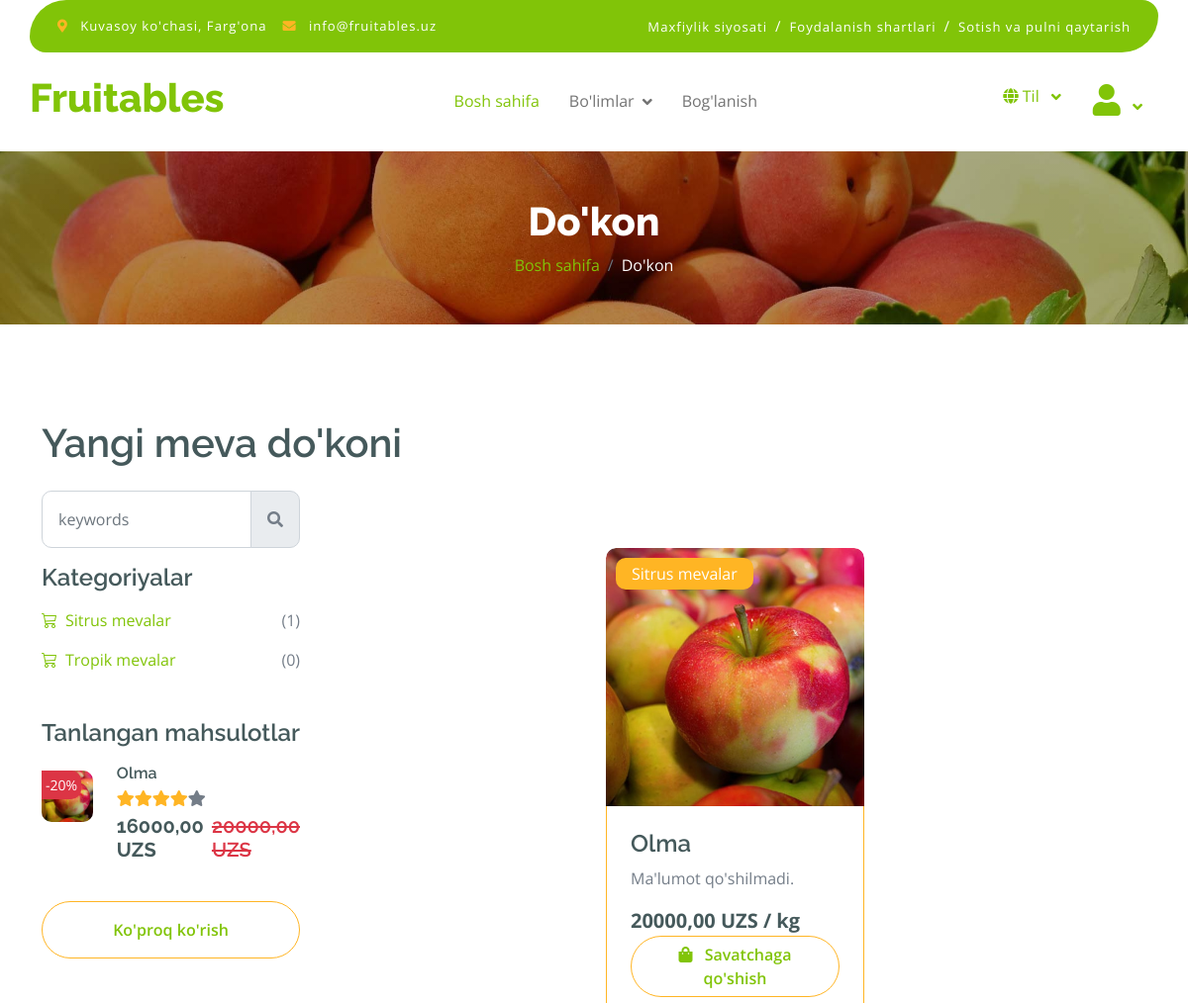
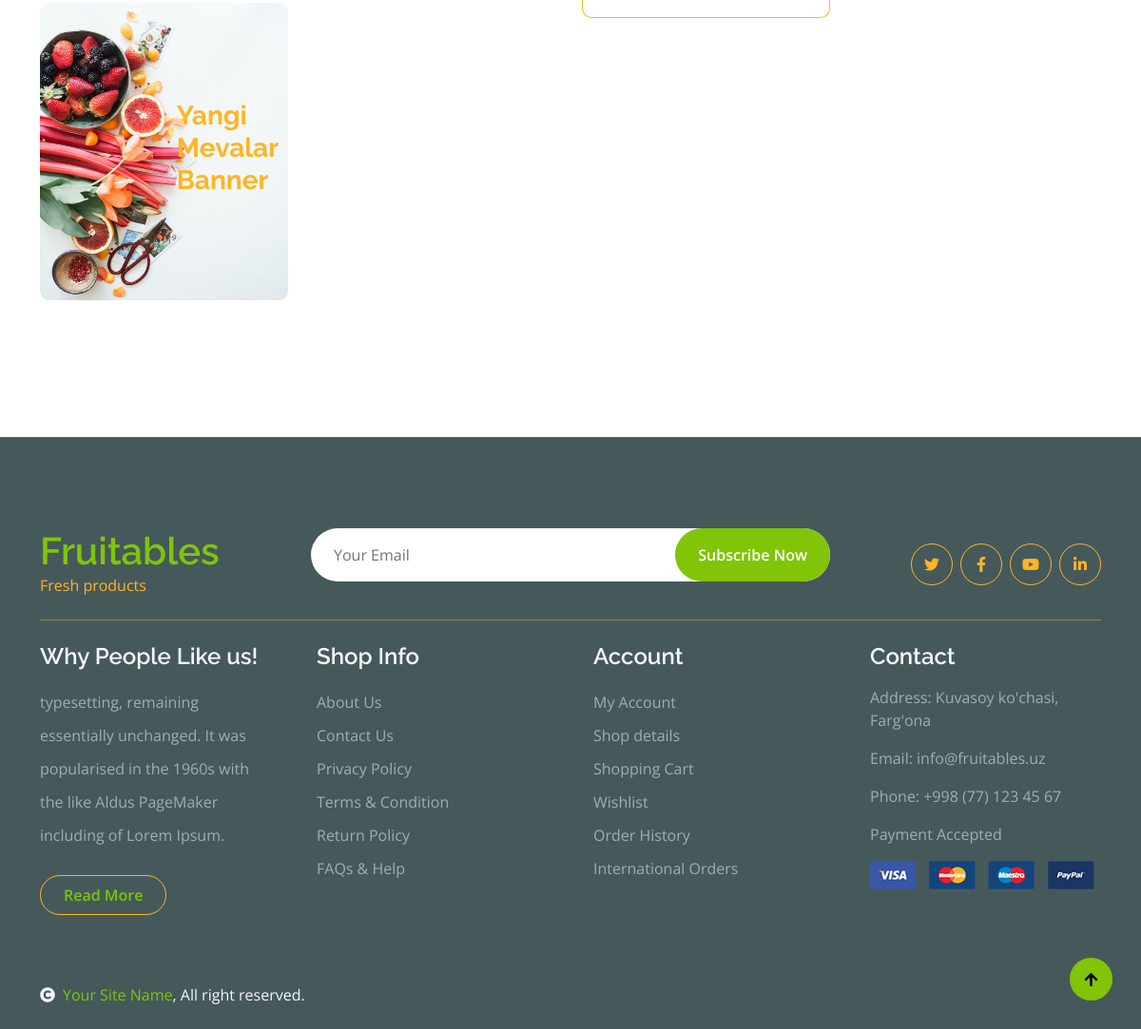
The page /uz/department/mevalar/ on the database its author committed (2 pictures, top to bottom).
### manager/models.py (models this page shows, shortened)
class Category(models.Model):
    name = models.CharField(max_length=150, unique=True, verbose_name='Nomi')
    slug = models.SlugField(max_length=150, unique=True, verbose_name='Identifikatori')
    departament = models.ForeignKey(Departament, on_delete=models.CASCADE, related_name='category',
                                    verbose_name="Bo'limi")
    class Meta:
        verbose_name = 'Kategoriya '
        verbose_name_plural = 'Kategoriyalar'

class Product(models.Model):
    name = models.CharField(max_length=250, verbose_name='Nomi')
    slug = models.SlugField(max_length=250, unique=True, verbose_name='Identifikatori')
    description = models.TextField(default="Ma'lumot qo'shilmadi.", verbose_name='Tavsifi')
    currency = models.CharField(max_length=3, choices=CURRENCY_TYPES, verbose_name='Valyuta')
    price = models.DecimalField(max_digits=10, decimal_places=2, verbose_name='Narxi', validators=[MinValueValidator(0)])
    discount = models.IntegerField(default=0, verbose_name='Chegirma foizi',
                                   validators=[MinValueValidator(0), MaxValueValidator(100)],
                                   help_text='Agar mahsulotingizga chegirma qo‘ymoqchi bo‘lsangiz, chegirma foizini (masalan, 50) kiriting. Agar chegirma bermoqchi bo‘lmasangiz, bu maydonga tegmang.')
    quantity = models.IntegerField(default=0, verbose_name='Miqdori', validators=[MinValueValidator(0)],)
    quality = models.CharField(max_length=10, verbose_name='Sifati')
    weight = models.CharField(max_length=2, choices=WEIGHT_TYPES, verbose_name="O'lchov birligi")
    category = models.ForeignKey(Category, on_delete=models.CASCADE, related_name='products', null=True)
    def get_discount_price(self):
        if self.discount > 0:
            discount_price = self.price - (self.price * self.discount) / 100
            return discount_price
        return None
    class Meta:
        verbose_name = 'Mahsulot '
        verbose_name_plural = 'Mahsulotlar'

class ProductImage(models.Model):
    image = models.ImageField(upload_to='products/', verbose_name='Rasmi (500x350)',
                              help_text="Rasmning o‘lchami 500x350 piksel bo‘lishi kerak. Iltimos, to‘g‘ri o‘lchamdagi rasmni yuklang!")
    product = models.ForeignKey(Product, on_delete=models.CASCADE, related_name='images', verbose_name='Mahsuloti')
    class Meta:
        verbose_name = 'Mahsulot surati '
        verbose_name_plural = 'Mahsulot suratlari'

### manager/views.py (the view)
# urls.py: path('department/<slug:department_slug>/', ProductsByDepartment.as_view(), name='department'),
class ProductsByDepartment(HomeListView):
    template_name = 'shop.html'
    paginate_by = 9
    def get_context_data(self, *, object_list=None, **kwargs):
        context = super().get_context_data(**kwargs)
        department = get_object_or_404(Departament, slug=self.kwargs.get('department_slug'))
        categories = Category.objects.filter(departament=department).select_related('departament')
        products = Product.objects.filter(category__departament=department).select_related('category')
        featured_products = Product.objects.filter(category__departament=department, discount__gt=0).select_related(
            'category')
        paginator = Paginator(products, self.paginate_by)
        page_number = self.request.GET.get('page', 1)
        page_obj = paginator.page(page_number)
        context.update({
            'department': department,
            'categories': categories,
            'page_obj': page_obj,
            'featured_products': featured_products[:3],
            'all_featured_products': featured_products[3:]
        })
        return context

### manager/templatetags/custom_tags.py (called while the page is built)
@register.simple_tag
def all_departament():
    return Departament.objects.all()

### manager/views.py (called while the page is built)
    def get_queryset(self):
        products = Product.objects.all()
        if len(products) >= 8:
            product_list = random.sample(list(products), 8)
        else:
            product_list = products
        return product_list

### templates/shop.html (shortened to what this page needs)
{% extends 'base.html' %}
{% load static i18n %}
{% block main %}
<div class="container-fluid page-header py-5">
    <h1 class="text-center text-white display-6">{% trans "Do'kon" %}</h1>
    <ol class="breadcrumb justify-content-center mb-0">
        <li class="breadcrumb-item"><a href="{% url 'home' %}">{% trans "Bosh sahifa" %}</a></li>
        <li class="breadcrumb-item active text-white">{% trans "Do'kon" %}</li>
    </ol>
</div>
<div class="container-fluid fruite py-5">
    <div class="container py-5">
        <h1 class="mb-4">{% trans "Yangi meva do'koni" %}</h1>
        <div class="row g-4">
            <div class="col-lg-12">
                <div class="row g-4">
                    <div class="col-xl-3">
                        <div class="input-group w-100 mx-auto d-flex">
                            <input type="search" class="form-control p-3" placeholder="keywords"
                                   aria-describedby="search-icon-1">
                            <span id="search-icon-1" class="input-group-text p-3"><i class="fa fa-search"></i></span>
                        </div>
                    </div>
                </div>
                <div class="row g-4">
                    <div class="col-lg-3">
                        <div class="row g-4">
                            <div class="col-lg-12">
                                <div class="mb-3 mt-3">
                                    <h4>{% trans "Kategoriyalar" %}</h4>
                                    <ul class="list-unstyled fruite-categorie">
                                        {% for category in categories %}
                                        <li>
                                            <div class="d-flex justify-content-between fruite-name">
                                                <a href="{% url 'category' department.slug category.slug %}"><i
                                                        class="bi bi-cart3 me-2"></i>{{ category.name }}</a>
                                                <span>({{ category.products.count }})</span>
                                            </div>
                                        </li>
                                        {% endfor %}
                                    </ul>
                                </div>
                            </div>
                            <div class="col-lg-12">
                                <h4 class="mb-3">{% trans "Tanlangan mahsulotlar" %}</h4>
                                {% if featured_products %}
                                {% for product in featured_products %}
                                <div class="d-flex align-items-center justify-content-start">
                                    <div class="position-relative me-4" style="width: 100px; height: 100px;">
                                        <div class="position-absolute top-0 start-0 bg-danger text-white rounded-end p-1" style="font-size: 14px; z-index: 10;">
                                            -{{ product.discount }}%
                                        </div>
                                    </div>
                                    <div>
                                        <h6 class="mb-2"><a href="{% url 'product' department.slug product.category.slug product.slug %}" class="text-dark">{{ product.name }}</a></h6>
                                        <div class="d-flex mb-2">
                                            <i class="fa fa-star text-secondary"></i>
                                            <i class="fa fa-star text-secondary"></i>
                                            <i class="fa fa-star text-secondary"></i>
                                            <i class="fa fa-star text-secondary"></i>
                                            <i class="fa fa-star"></i>
                                        </div>
                                        <div class="d-flex mb-2">
                                            <h5 class="fw-bold me-2">{{ product.get_discount_price }} {{ product.currency }}</h5>
                                            <h5 class="text-danger text-decoration-line-through">{{ product.price }} {{ product.currency }}</h5>
                                        </div>
                                    </div>
                                </div>
                                {% endfor %}
                                {% else %}
                                <p>Featured products are not available.</p>
                                {% endif %}
                                <div class="d-flex justify-content-center my-4">
                                    <button id="view-more-btn"
                                            class="btn border border-secondary px-4 py-3 rounded-pill text-primary w-100">
                                        {% trans "Ko'proq ko'rish" %}
                                    </button>
                                </div>
                            </div>
                            <div class="col-lg-12">
                                <div class="position-relative">
                                    <img src="{% static 'img/banner-fruits.jpg' %}" class="img-fluid w-100 rounded"
                                         alt="">
                                    <div class="position-absolute"
                                         style="top: 50%; right: 10px; transform: translateY(-50%);">
                                        <h3 class="text-secondary fw-bold">{% trans "Yangi" %} <br> {% trans "Mevalar" %} <br>
                                            {% trans "Banner" %}</h3>
                                    </div>
                                </div>
                            </div>
                        </div>
                    </div>
                    <div class="col-lg-9">
                        <div class="row g-4 justify-content-center">
                            {% for product in page_obj %}
                            <div class="col-md-6 col-lg-6 col-xl-4">
                                <div class="rounded position-relative fruite-item">
                                    <div class="fruite-img">
                                        <img src="{{ product.images.first.image.url }}"
                                             class="img-fluid w-100 rounded-top" alt="">
                                    </div>
                                    <div class="text-white bg-secondary px-3 py-1 rounded position-absolute"
                                         style="top: 10px; left: 10px;"><a href="{% url 'category' department.slug product.category.slug %}" class="text-white">{{ product.category.name }}</a>
                                    </div>
                                    <div class="p-4 border border-secondary border-top-0 rounded-bottom">
                                        <h4><a href="{% url 'product' department.slug product.category.slug product.slug %}" class="text-dark">{{ product.name }}</a></h4>
                                        <p>{{ product.description }}</p>
                                        <div class="d-flex justify-content-between flex-lg-wrap">
                                            <p class="text-dark fs-5 fw-bold mb-0">{{ product.price }} {{ product.currency }} /
                                                {{ product.weight }}</p>
                                            <form method="post" action="{% url 'add-to-cart' product.slug %}">
                                                <button type="submit" class="btn border border-secondary rounded-pill px-3 text-primary"><i
                                                    class="fa fa-shopping-bag me-2 text-primary"></i> {% trans "Savatchaga qo'shish" %}</button>
                                            </form>
                                        </div>
                                    </div>
                                </div>
                            </div>
                            {% endfor %}
                        </div>
                    </div>
                </div>
            </div>
        </div>
    </div>
</div>
{% endblock main %}

### staticfiles/css/style.css (style rules this page uses)
html { user-select: none; }
.btn { font-weight: 600; transition: .5s; }
.btn.border-secondary { transition: 0.5s; }
.page-header { position: relative; background: linear-gradient(rgba(0, 0, 0, 0.3), rgba(0, 0, 0, 0.3)), url(../img/cart-page-header-img.jpg); background-position: center center; background-repeat: no-repeat; background-size: cover; }
@media (min-width: 992px) { .hero-header, .page-header { margin-top: 152px !important; } }
.fruite .fruite-categorie .fruite-name { line-height: 40px; }
.fruite .fruite-categorie .fruite-name a { transition: 0.5s; }
.fruite .fruite-item { height: 100%; transition: 0.5s; }
.fruite .fruite-item .fruite-img { overflow: hidden; transition: 0.5s; border-radius: 10px 10px 0 0; }
.fruite .fruite-item .fruite-img img { transition: 0.5s; }

### rows shown on the page
Category: name "Sitrus mevalar", products.count "1"
Category: name "Tropik mevalar", products.count "0"
Product: discount "20", name "Olma", get_discount_price "16000,00", currency "UZS", price "20000,00", images.first.image (picture), category.name "Sitrus mevalar", description "Ma'lumot qo'shilmadi.", weight "kg"
